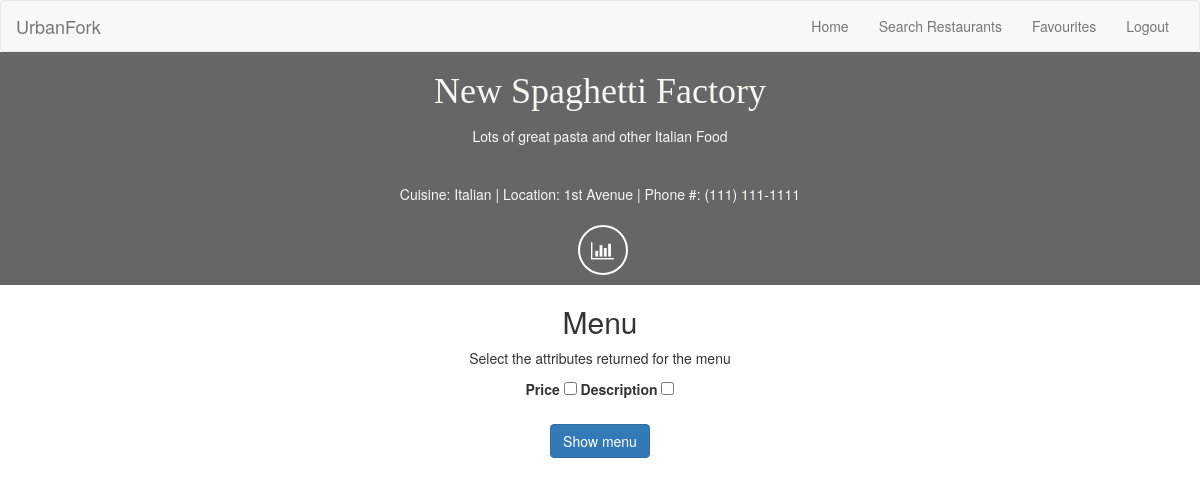
Before: /restaurant.php?rname=New Spaghetti Factory&location=1st Avenue&userId=4 (signed in) with the older database file.
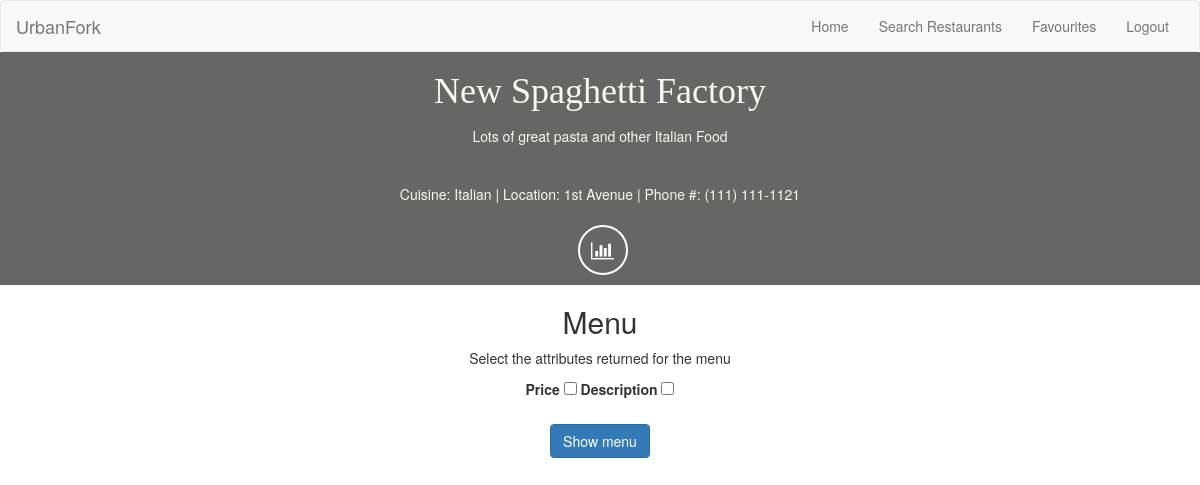
After: the same page with the newer database file.
### tables this page shows
CREATE TABLE `restaurant` (
  `location` varchar(50) NOT NULL,
  `cuisine` varchar(30) NOT NULL,
  `description` varchar(200) NOT NULL,
  `phone` varchar(20) NOT NULL,
  `rname` varchar(50) NOT NULL
);

### restaurant.php (the view, shortened to what this page needs)
<!DOCTYPE html>
<?php include("header.php");?>
<html lang="en">
	<head>
		<link href="css/bootstrap.css" rel="stylesheet">
		<link href="css/style.css" rel="stylesheet">
		<link href="css/restaurant.css" rel="stylesheet">
		<link href="font-awesome/css/font-awesome.min.css" rel="stylesheet" type="text/css">
	</head>
	<body>
	<body>
		<?php
			$rname = $_GET['rname'];
			$location = $_GET['location'];
		?>
		<?php
			$hrefRname = str_replace(' ', '%20', $rname);
			$hrefLoc = str_replace(' ', '%20', $location);
			$statsPath = "stats.php?rname=".$hrefRname."&location=".$hrefLoc;
			$sql="SELECT * FROM restaurant WHERE rname = '" . $rname . "' AND location = '" . $location . "'";
			$result = mysqli_query($con, $sql) or die(mysqli_error($con));
			while($row = mysqli_fetch_array($result)){
				$location = $row['location'];
				$rname = $row['rname'];
				$cuisine = $row['cuisine'];
				$description = $row['description'];
				$phone = $row['phone'];
			}
		?>
		<div class="container-fluid" id="box">
			<div class="container-fluid" id="messagebox">
				<div class="text-center" id="restaurant-name"><h1><?php echo $rname?></h1></div>
				<div class="text-center" id="description"><?php echo $description?></div>
				<br>
				<div class="text-center">Cuisine: <?php echo $cuisine?> | Location: <?php echo $location?> | Phone #: <?php echo $phone?></div>
				<ul class="list-inline" align="center">
					<li>
					<li>
					<a href=<?php echo $statsPath ?>  title="Statistics" class="btn-social btn-outline"><i class="fa fa-bar-chart"></i></a>
					</li>
				</ul>
			</div>
		</div>
		<div class="text-center" id="menu"><h2>Menu</h2></div>
		<?php
			$hrefRname = str_replace(' ', '%20', $rname);
			$hrefLoc = str_replace(' ', '%20', $location);
			$restaurant_address = "restaurant.php?rname=".$hrefRname."&location=".$hrefLoc;
		?>
		<div align="center">
			<form  method="post" action=<?php echo $restaurant_address ?>  id="searchform">
				<fieldset data-role="controlgroup" data-type="horizontal">
					<p>Select the attributes returned for the menu</p>
					<label for="price">Price</label>
					<input type="checkbox" name="price" id="price" value="price">
					<label for="description">Description</label>
					<input type="checkbox" name="description" id="description" value="description">
				</fieldset>
				<br>
				<input class="btn btn-primary" type="submit" data-inline="true" value="Show menu" name="submit">
			</form>
		</div>
	</body>
</html>

### header.php (shortened to what this page needs)
<nav class="navbar navbar-default">
  <div class="container-fluid">
    <div class="navbar-header">
      <a class="navbar-brand" href="index.php">UrbanFork</a>
    </div>
    <div class="collapse navbar-collapse" id="bs-example-navbar-collapse-1">
    <ul class="nav navbar-nav navbar-right">
      <li id="home"><a href="index.php">Home</a></li>
      <li id="search"><a href="search.php">Search Restaurants</a></li>
      <?php
        if (isset($_SESSION['username']) || isset($_SESSION['admin_userid'])) {
          if (isset($_SESSION['admin_userid'])) {
            echo '<li id="admin_manage"><a href="admin_manage.php">Manage</a></li>';
            echo '<li id="add_restaurant"><a href="add_restaurant.php">Add Restaurant</a></li>';
          } else {
            echo '<li id="Favourites"><a href="Favourites.php">Favourites</a></li>';
          }
          echo '<li><a href="logout.php">Logout</a></li>';
        } else {
          echo '<li id="login" ><a href="login.php">Login/Register</a></li>';
        }
      ?>
    </ul>
    </div>
  </div>
</nav>

### css/style.css (style rules this page uses)
body { min-height: 75rem; }
.navbar { margin-bottom: 0; }

### css/restaurant.css (style rules this page uses)
#box { color: #F8F8F2; background-color: #666666; }
h1, .menu { font-family: "Times New Roman", Times, serif; }
#messagebox { color: #F8F8F2; background-color: #666666; line-height: 4ex; height: 100%; width: auto; }
.btn-outline { margin-top: 15px; border: solid 2px #fff; font-size: 20px; color: #fff; background: 0 0; transition: all .3s ease-in-out; }
.btn-social { display: inline-block; width: 50px; height: 50px; border: 2px solid #fff; border-radius: 100%; text-align: center; font-size: 20px; line-height: 45px; }

Changed rows visible on the page:
changed restaurant "New Spaghetti Factory": phone "(111) 111-1111" → "(111) 111-1121"
